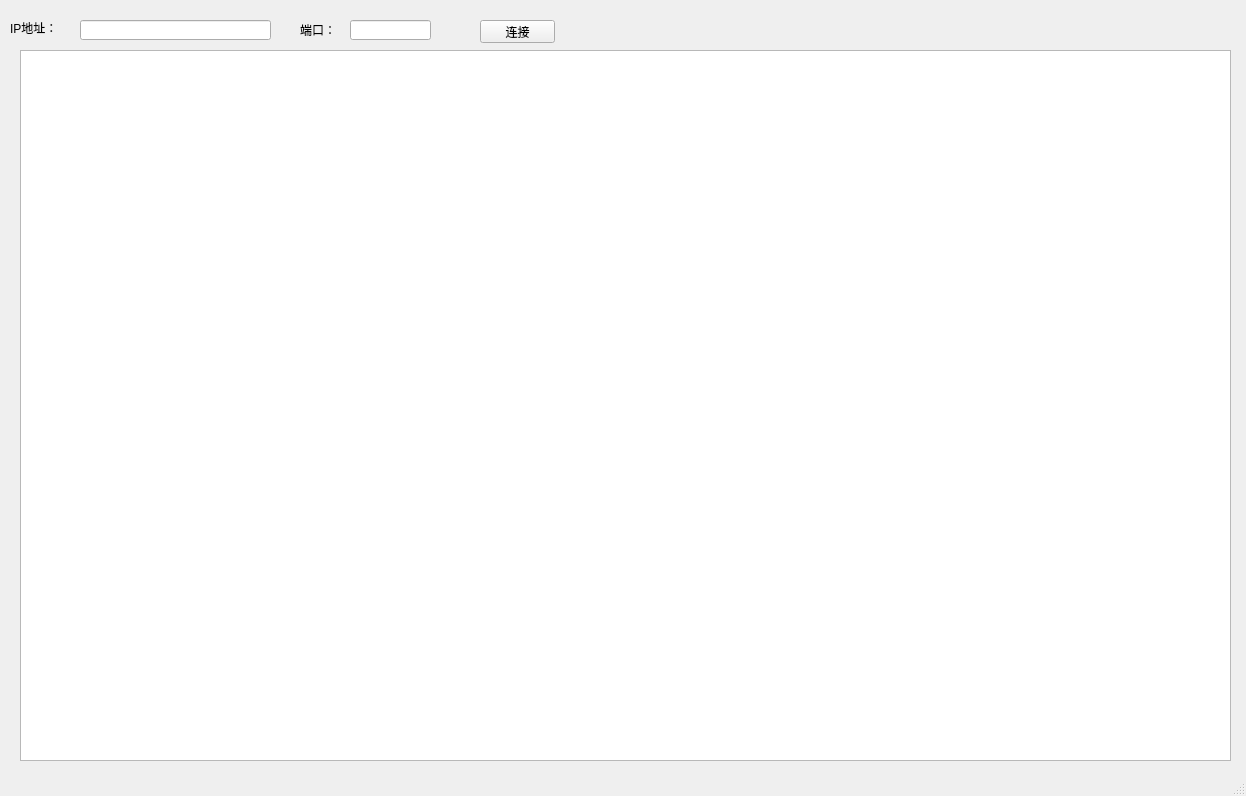
<?xml version="1.0" encoding="UTF-8"?>
<ui version="4.0">
 <class>MainWindow</class>
 <widget class="QMainWindow" name="MainWindow">
  <property name="geometry">
   <rect>
    <x>0</x>
    <y>0</y>
    <width>1246</width>
    <height>796</height>
   </rect>
  </property>
  <property name="windowTitle">
   <string>MainWindow</string>
  </property>
  <widget class="QWidget" name="widget">
   <widget class="QLabel" name="label">
    <property name="geometry">
     <rect>
      <x>10</x>
      <y>20</y>
      <width>61</width>
      <height>16</height>
     </rect>
    </property>
    <property name="text">
     <string>IP地址：</string>
    </property>
   </widget>
   <widget class="QTextEdit" name="receiveMsgText">
    <property name="geometry">
     <rect>
      <x>20</x>
      <y>400</y>
      <width>501</width>
      <height>20</height>
     </rect>
    </property>
   </widget>
   <widget class="QLineEdit" name="IPText">
    <property name="geometry">
     <rect>
      <x>80</x>
      <y>20</y>
      <width>191</width>
      <height>20</height>
     </rect>
    </property>
   </widget>
   <widget class="QLabel" name="label_2">
    <property name="geometry">
     <rect>
      <x>300</x>
      <y>20</y>
      <width>41</width>
      <height>20</height>
     </rect>
    </property>
    <property name="text">
     <string>端口：</string>
    </property>
   </widget>
   <widget class="QLineEdit" name="portText">
    <property name="geometry">
     <rect>
      <x>350</x>
      <y>20</y>
      <width>81</width>
      <height>20</height>
     </rect>
    </property>
   </widget>
   <widget class="QPushButton" name="connectButton">
    <property name="geometry">
     <rect>
      <x>480</x>
      <y>20</y>
      <width>75</width>
      <height>23</height>
     </rect>
    </property>
    <property name="text">
     <string>连接</string>
    </property>
   </widget>
   <widget class="QLabel" name="label_3">
    <property name="geometry">
     <rect>
      <x>240</x>
      <y>90</y>
      <width>81</width>
      <height>16</height>
     </rect>
    </property>
    <property name="text">
     <string>接收消息</string>
    </property>
    <property name="wordWrap">
     <bool>false</bool>
    </property>
   </widget>
   <widget class="QLabel" name="label_4">
    <property name="geometry">
     <rect>
      <x>250</x>
      <y>340</y>
      <width>91</width>
      <height>16</height>
     </rect>
    </property>
    <property name="text">
     <string>发送消息</string>
    </property>
   </widget>
   <widget class="QTextEdit" name="sendMsgText">
    <property name="geometry">
     <rect>
      <x>20</x>
      <y>360</y>
      <width>541</width>
      <height>161</height>
     </rect>
    </property>
   </widget>
   <widget class="QPushButton" name="sendButton">
    <property name="geometry">
     <rect>
      <x>480</x>
      <y>530</y>
      <width>75</width>
      <height>23</height>
     </rect>
    </property>
    <property name="text">
     <string>发送</string>
    </property>
    <property name="autoDefault">
     <bool>false</bool>
    </property>
    <property name="default">
     <bool>false</bool>
    </property>
    <property name="flat">
     <bool>false</bool>
    </property>
   </widget>
   <widget class="QGraphicsView" name="graphicsView">
    <property name="geometry">
     <rect>
      <x>20</x>
      <y>50</y>
      <width>1211</width>
      <height>711</height>
     </rect>
    </property>
   </widget>
  </widget>
  <widget class="QStatusBar" name="statusBar"/>
 </widget>
 <layoutdefault spacing="6" margin="11"/>
 <resources/>
 <connections/>
</ui>
